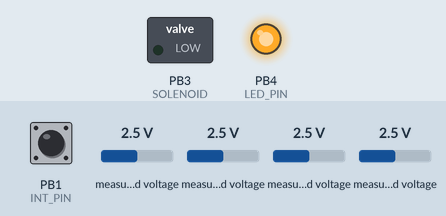
Recording of a sketch running on a simulated ATtiny85, built with avr-gcc and run on an emulated ATtiny85. Shown: switched loads named in the sketch (green lamp = pin HIGH), output pins drawn as LEDs (lit = HIGH). The test bench sets the inputs (shaded band); at power-on: PB1 (INT_PIN) HIGH, measured voltage 2.5 V.

Above: at 0.8 s.
At 5.3 s:
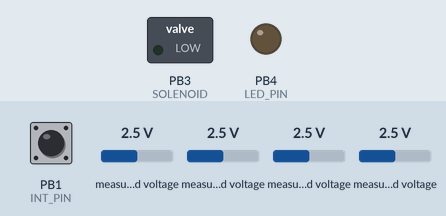
5.4 s: PB1 (INT_PIN) pulled LOW for 3 s
Timing chart, 0 to 13.7 s (numbered marks = the images above; inputs shaded):
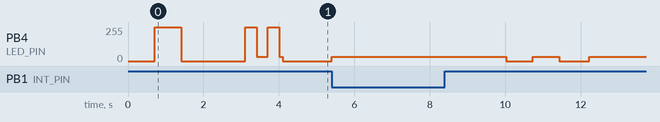

The sketch:

kontroler_2.1.ino
```cpp
/*
 * Build with :
 * Board: Attiny25/45/85(No Bootloader)
 * Chip: Attiny85
 * Clock: 1MHz (internal)
 * millis()/micros(): Enabled
 * Save EEPROM: EEPROM Retained
 * B.O.D Disabled
 * Programmer: USBasp(Attiny Core)
 *
 * First burn bootloader then upload fw
 */


#include <avr/io.h>
#include <avr/interrupt.h>

#include "pid.h"
#include "PPOSensor.h"
#include "controller.h"
#include "blinks.h"

unsigned long lastSolenoidTime = 0;
unsigned long lastBlinkTime = 0;
unsigned long solenoidCloseTime = 0;

volatile int piezo_pressed = 0;
unsigned long lastPressTime = 0;
int pressCount = 0;

volatile int SetPointIdx = 0;

boolean calibrate = false;

PID *pid;
PPOSensor *ppo;

ISR(PCINT0_vect) {
  if( digitalRead(INT_PIN) == LOW ) ++piezo_pressed;
}

void setup() {
    // enabling the interrupt
    cli();                            // Disable interrupts during setup
    PCMSK |= (1 << INTERRUPT_PIN);    // Enable interrupt handler (ISR) for our chosen interrupt pin (PCINT1/PB1/pin 6)
    GIMSK |= (1 << PCIE);             // Enable PCINT interrupt in the general interrupt mask
    pinMode(INT_PIN, INPUT_PULLUP);   // Set our interrupt pin as input with a pullup to keep it stable
    sei();                            // Enable interrupts after setup

    //solenoid pin
    pinMode(SOLENOID, OUTPUT);
    digitalWrite(SOLENOID, LOW);

    //led init
    pinMode(LED_PIN, OUTPUT);         // Set our chosen LED visual feedback as an output pin (PB4 / Pin 3)
    digitalWrite(LED_PIN, LOW);
    blinks::init();

    //initialize PID and set it to low setpoint
    pid = new PID(SetPoint[0]);

    //initialize ADC for reading PPO2 sensors
    ppo = new PPOSensor();
    if(!ppo->init()) blinks::blinkError();

    //battery blink
    blinks::blinkBatt(ppo->getBatLevel());

    //blink Ok
    blinks::blinkOk();
}

void piezo_response() {
  if(millis() <= (lastPressTime + PRESS_TIMEOUT) ) {
     pressCount += piezo_pressed;
     if(pressCount > 4) {
        calibrate = true;
      }
  }
  else {
    pressCount = 0;
    SetPointIdx ^=1;
    pid->setSetpoint( SetPoint[SetPointIdx] );
  }

  lastPressTime = millis();
  piezo_pressed = 0;
}

void fireSolenoid(int timeMillis) {
  delay(100);
  digitalWrite(SOLENOID, HIGH);
  delay(timeMillis);
  digitalWrite(SOLENOID, LOW);
  delay(100);
}

void loop() {
  float ppo2;

  if(piezo_pressed) piezo_response();

  if(calibrate) {
    ppo->calibrate();
    blinks::calibrateBlink();
    calibrate = false;
  }

  //blink ppo2
  if(millis() >= (lastBlinkTime + BLINK_TIMEOUT) ) { //blink ppo2
    lastBlinkTime = millis();
    ppo2 = ppo->read();
    blinks::blinkPPO2(ppo2, SetPointIdx);
  }
  else if(millis() < lastBlinkTime)
    lastBlinkTime = millis(); //fix millis rollover

  blinks::setLed(SetPointIdx);

  //open solenoid
  if(millis() >= (lastSolenoidTime + SOLENOID_TIMEOUT) ) {
    lastSolenoidTime = millis();
    pid->setSetpoint(SetPoint[SetPointIdx]);
    ppo2 = ppo->read();

    unsigned long solTime = pid->calculate(ppo2) * SOLENOID_CONSTANT;
    if(solTime > 100) {
      solenoidCloseTime = lastSolenoidTime + solTime;
      digitalWrite(SOLENOID, HIGH);
    }
  }
  else if(millis() < lastSolenoidTime) {
    lastSolenoidTime = millis(); //fix millis rollover
    solenoidCloseTime = 0;
  }

  //shut solenoid
  if(millis() >= solenoidCloseTime) {
    digitalWrite(SOLENOID, LOW);
  }


  delay(10);
}
```

PPOSensor.cpp
```cpp
#include "PPOSensor.h"


PPOSensor::PPOSensor() {
  ads = new Adafruit_ADS1115();
}

boolean PPOSensor::init() {
  ads->setGain(GAIN_SIXTEEN); // 16x gain  +/- 0.256V  1 bit = 0.125mV/16 = 0.0078125mV
  readCalibration();
  return ads->begin();
}

void PPOSensor::readCalibration() {
  EEPROM.get(0 * sizeof(float), cal0);
  EEPROM.get(1 * sizeof(float), cal1);
  EEPROM.get(2 * sizeof(float), cal2);
}

void PPOSensor::writeCalibration() {
  EEPROM.put(0 * sizeof(float), cal0);
  EEPROM.put(1 * sizeof(float), cal1);
  EEPROM.put(2 * sizeof(float), cal2);
}

void PPOSensor::calibrate() {
  int16_t adc0, adc1, adc2;

  adc0 = ads->readADC_SingleEnded(0);
  adc1 = ads->readADC_SingleEnded(1);
  adc2 = ads->readADC_SingleEnded(2);
  cal0 = CALIBRATION / (float)adc0;
  cal1 = CALIBRATION / (float)adc1;
  cal2 = CALIBRATION / (float)adc2;

  writeCalibration();
}

float PPOSensor::vote(float ppo0, float ppo1, float ppo2) {
  float diff0, diff1, diff2;

  diff0 = (ppo0-ppo1)*(ppo0-ppo1);
  diff1 = (ppo1-ppo2)*(ppo1-ppo2);
  diff2 = (ppo2-ppo0)*(ppo2-ppo0);

  if( (diff0 <= diff1) && (diff0 <= diff2) ) return (ppo0 + ppo1)/2.0;
  else if(  (diff1 <= diff0) && (diff1 <= diff2) ) return (ppo1 + ppo2)/2.0;
  else if(  (diff2 <= diff0) && (diff2 <= diff1) ) return (ppo0 + ppo2)/2.0;
  else return (ppo0 + ppo1 + ppo2) /3.0;
}

float PPOSensor::read() {
  float adc0 = 0, adc1 = 0, adc2 = 0;

  adc0 = ads->readADC_SingleEnded(1);
  adc1 = ads->readADC_SingleEnded(2);
  adc2 = ads->readADC_SingleEnded(3);

  ppo0 = (float)adc0 * cal0;
  ppo1 = (float)adc1 * cal1;
  ppo2 = (float)adc2 * cal2;

  float ppov = vote(ppo0, ppo1, ppo2);
  /////////////////////////////////////////
  //ppov = 0.9;
  /////////////////////////////////////////
  return ppov;
}

int PPOSensor::getBatLevel() {
  float adc = 0;
  adc = ads->readADC_SingleEnded(0)*0.0078125;
  float U = adc * 11.0 / 150.0;
  if(U>8.0) return 5;
  else if(U>7.5) return 4;
  else if(U>7.0) return 3;
  else if(U>6.5) return 2;
  else return 1;
}
```

PPOSensor.h
```cpp
/*
  PPOSensor.h -  Lib for PPO sensor values read.
  Created 17.07.2022.

*/
#ifndef PPOSensor_h
#define PPOSensor_h

#include <Adafruit_ADS1X15.h>
#include <EEPROM.h>

#define VOLTPERBITE 0.0078125
#define CALIBRATION 0.98

class PPOSensor
{
  public:
    PPOSensor();
    boolean init();
    void calibrate();
    float read();
    int getBatLevel();
  private:
    float cal0, cal1, cal2;
    float ppo0, ppo1, ppo2;
    Adafruit_ADS1115 *ads;  /* Use this for the 16-bit version */

    void readCalibration();
    void writeCalibration();
    float vote(float ppo0, float ppo1, float ppo2);
};

#endif
```

blinks.cpp
```cpp
#include <avr/io.h>
#include <avr/interrupt.h>
#include <Arduino.h>

#include "blinks.h"
#include "controller.h"

static void blinks::init() {
  // Configure counter/timer1 for fast PWM on PB4
    GTCCR = 1<<PWM1B | 3<<COM1B0;
    TCCR1 = 3<<COM1A0 | 7<<CS10;
    OCR1B = LED_OFF;
}

static void blinks::setLedIntensity(int intensity) {
  OCR1B = intensity;
}

static void blinks::setLed(int SetPointIdx) {
  if(SetPointIdx) {
    blinks::setLedIntensity(LED_LOW);
  }
  else {
    blinks::setLedIntensity(LED_OFF);
  }
}

static void blinks::blinkError() {
  while(1) {
    setLedIntensity(LED_OFF);
    delay(LONG_BLINK);
    setLedIntensity(LED_LOW);
    delay(LONG_BLINK);
  }
}

static void blinks::calibrateBlink() {
  for(int i=0; i<10; ++i ) {
    setLedIntensity(LED_OFF);
    delay(SHORT_BLINK);
    setLedIntensity(LED_HIGH);
    delay(SHORT_BLINK);
  }
  setLedIntensity(LED_OFF);
}

static void blinks::blinkBatt(int level) {
  for(int i=0; i<level; ++i) {
    setLedIntensity(LED_OFF);
    delay(LONG_BLINK);
    setLedIntensity(LED_HIGH);
    delay(LONG_BLINK);
  }
  setLedIntensity(LED_OFF);
  delay(2*LONG_BLINK);
}

static void blinks::blinkOk() {
  setLedIntensity(LED_OFF);
  for(int i=0; i<2; ++i) {
    delay(SHORT_BLINK*3);
    setLedIntensity(LED_HIGH);
    delay(SHORT_BLINK*3);
    setLedIntensity(LED_LOW);
  }
  delay(SHORT_BLINK);
  setLedIntensity(LED_OFF);
}

static void blinks::blinkPPO2(float ppo2Level, int SetPointIdx) {
  int bl = round(ppo2Level*10 - SetPoint[SetPointIdx]*10);
  int speed = SHORT_BLINK;
  byte intensity = LED_LOW;

  if(bl < -1) speed = SHORT_BLINK;
  else speed = LONG_BLINK;

  if((ppo2Level < 0.5) || (ppo2Level > 1.6)) intensity = LED_HIGH;

  bl = abs(bl);
  if(bl == 0) bl = 1;

  setLedIntensity(LED_OFF);
  delay(LONG_BLINK);

  for(int i=0; i<bl; ++i) {
    setLedIntensity(intensity);
    delay(speed);
    setLedIntensity(LED_OFF);
    delay(SHORT_BLINK);
  }
  delay(LONG_BLINK);
}
```

blinks.h
```cpp
#ifndef blinks_h
#define blinks_h

#define LONG_BLINK 700
#define SHORT_BLINK 100
#define BLINK_TIMEOUT 10000


#define LED_OFF 255
#define LED_LOW 224
#define LED_HIGH 0

class blinks {
  private :
    static void setLedIntensity(int intensity);

  public :
    static void init();
    static void blinkError();
    static void calibrateBlink();
    static void blinkBatt(int level);
    static void blinkOk();
    static void blinkPPO2(float ppo2Level, int SetPointIdx);
    static void setLed(int SetPointIdx);
};

#endif
```

controller.h
```cpp
#define INTERRUPT_PIN PCINT1  // This is PB1 per the schematic
#define INT_PIN PB1           // Interrupt pin of choice: PB1 (same as PCINT1) - Pin 6
#define LED_PIN PB4           // PB4 - Pin 3
#define SOLENOID PB3


#define SOLENOID_CONSTANT 1000
#define SOLENOID_TIMEOUT 10000 //solenoid reaction timeout

#define PRESS_TIMEOUT 500

static float SetPoint[] = {0.7, 1.3};
```

pid.cpp
```cpp
/*
  pid.cpp -  Lib for PID controller.
  Created 17.07.2022.
*/

#include "pid.h"

PID::PID(float _setpoint) {
    setpoint = _setpoint;
    lastPPO2 = 0;
    lastSetpoint = 0;
    integralError = 0;
    sumError = 0;
    calcPerBar = 1;
}

void PID::setSetpoint(float _setpoint) {
    lastSetpoint = setpoint;
    setpoint = _setpoint;
}

float PID::calculate(float ppo2) {
  float calc = 0;

  sumError += (setpoint-ppo2)*(setpoint-ppo2);


  if(lastCycleAdd) {
    float error = setpoint - ppo2;
    float lastError = lastSetpoint - lastPPO2;
    float correction = 1;

    integralError = (integralError + error)/2 ;// lastSetPPO2 - lastPPO2;
    float diffError = error - lastError;

    if(error > histeresis) {
      correction = limitCorrection;
    }
    else if(error < (-1*histeresis)) {
      correction = 1.0/limitCorrection;
    }

    if(integralError > histeresis) {
      correction += limitCorrection*integralCorrection;
    }
    else if(integralError < (-1*histeresis)) {
      correction -= limitCorrection*integralCorrection;
    }

    if(diffError > histeresis) {
      correction += limitCorrection*diffCorrection;
    }

    else if(diffError < (-1*histeresis)) {
      correction -= limitCorrection*diffCorrection;
    }

    calcPerBar *= correction;
    lastCycleAdd = 0;
  }

  if(ppo2 < (setpoint - histeresis)) {
    calc = (setpoint - ppo2) * (calcPerBar);
    lastPPO2 = ppo2;
    lastSetpoint = setpoint;
    if(calc > limitCalc) calc = limitCalc;
    lastCycleAdd = 1;
  }
  else if(ppo2 < setpoint) {
    calc = (setpoint - ppo2) * (calcPerBar);
    lastPPO2 = ppo2;
    lastSetpoint = setpoint;
    if(calc > limitCalc) calc = limitCalc;
    lastCycleAdd = 1;
  }
  else if(ppo2 < (setpoint + histeresis)) {
    calc = (ppo2 - setpoint) * (calcPerBar);
    lastPPO2 = ppo2;
    lastSetpoint = setpoint;
    if(calc > limitCalc) calc = limitCalc;
    lastCycleAdd = 1;
  }

  return calc;
}
```

pid.h
```cpp
/*
  pid.h -  Lib for PID controller.
  Created 17.07.2022.

*/
#ifndef pid_h
#define pid_h

#define limitCorrection 1.1
#define integralCorrection 0.4
#define diffCorrection 0.4
#define histeresis 0.01
#define limitCalc 4.0

class PID
{
  public:
    PID(float _setpoint);
    void setSetpoint(float _setpoint);
    float calculate(float ppo2);
  private:
    float setpoint;
    float lastPPO2;
    float lastSetpoint;
    float integralError;
    float sumError;
    float calcPerBar;
    int lastCycleAdd = 0;
};

#endif
```
